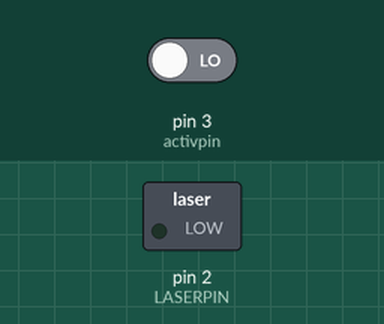
Bench run of a sketch on a simulated Arduino Uno, built with avr-gcc and run on an emulated ATmega328P. On the bench: switched loads named in the sketch (green lamp = pin HIGH). Inputs (shaded band) come from the test bench; at power-on: pin 3 (activpin) LOW.

Above: at 1.2 s.
1.3 s: pin 3 (activpin) driven HIGH
At 1.65 s:
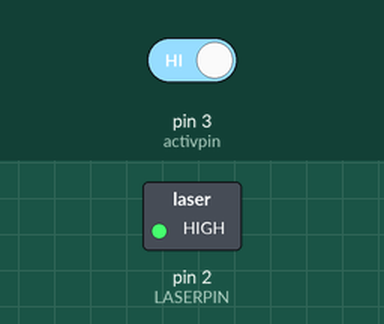
4.3 s: pin 3 (activpin) driven LOW
At 5.2 s:
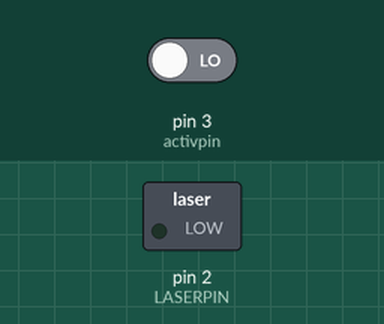
Timing chart, 0 to 7.3 s (numbered marks = the images above; inputs shaded):
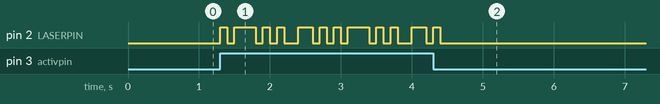

Measured:
- after the input at 1.3 s, pin 2 (LASERPIN): LOW → HIGH at once, → LOW 0.10 s later, → HIGH 0.10 s later, → LOW 0.30 s later, … (22 changes in this stretch)
- after the input at 4.3 s, pin 2 (LASERPIN): goes on until 4.4 s, then stays LOW

The sketch:

LIFI_TRANSMITTER.ino
```cpp
#define LASERPIN 2
#define activpin 3
void setup() {
  // put your setup code here, to run once:
  pinMode(LASERPIN, OUTPUT);
  pinMode(activpin, INPUT);

}

void loop() {
  // 10011010
  int key[]={1,0,1,1,1,0,1,0};
  int bits[] = {1,0,0,1,1,0,1,0};


  //start bit
// digitalWrite(LASERPIN, HIGH);
// delay(100);
// digitalWrite(LASERPIN, LOW);
// delay(100);
// digitalWrite(LASERPIN, HIGH);
// delay(100);
// digitalWrite(LASERPIN, LOW);
if(digitalRead(activpin)== HIGH)
{
 for (int i = 0; i < 8; i++)
  {
    digitalWrite(LASERPIN, key[i]);
    delay(100);
  }

  for (int j = 0; j< 8; j++)
  {
    digitalWrite(LASERPIN, bits[j]);
    delay(100);
  }
}
//  digitalWrite(LASERPIN, LOW);
//
//  delay(500);
}
```
